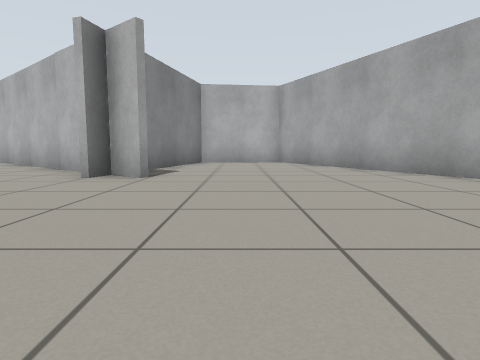
View 1 (above)

13 first-person views from a walk through a robot-simulator world made for Gazebo. The camera is 0.5 m above the floor, tilts 6° down and sees 75° across. Floor lines are 1 m apart. The floor is counted in squares, 1 m on a side. Each view is taken from the middle of a square. On the plan, view 1 faces up. The plan holds only what a view shows up to about 9 squares ahead; the rest is blank. The robots in the file are not drawn.

View 2
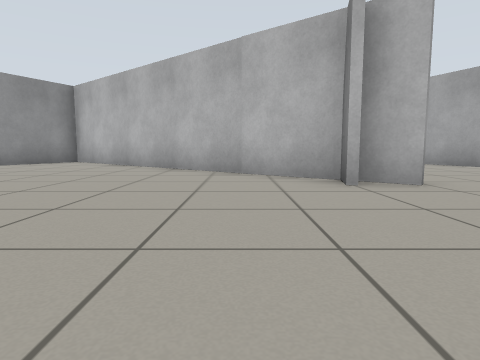

View 3
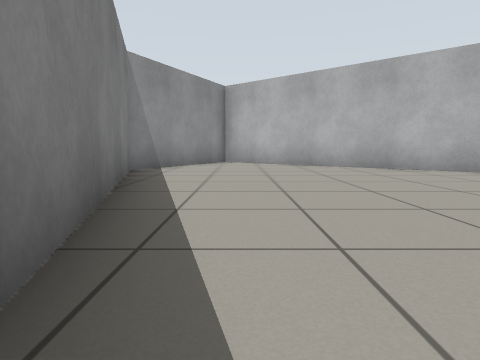

View 4
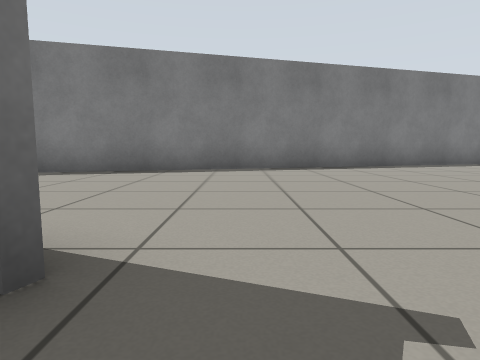

View 5
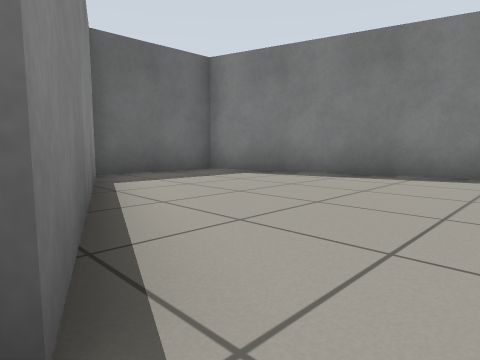

View 6
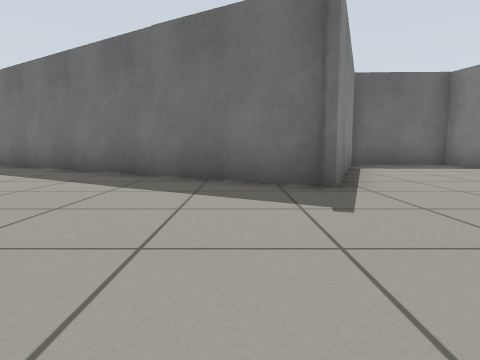

View 7
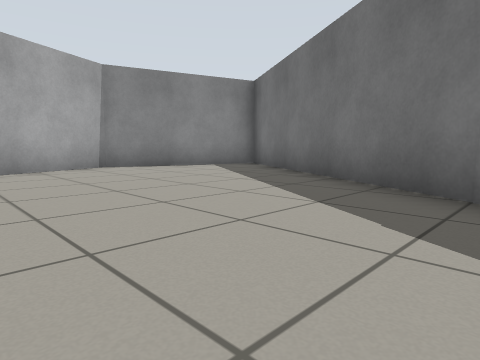

View 8
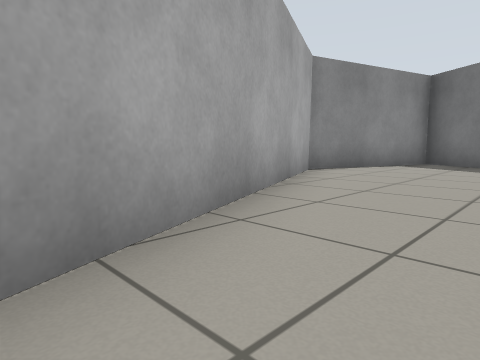

View 9
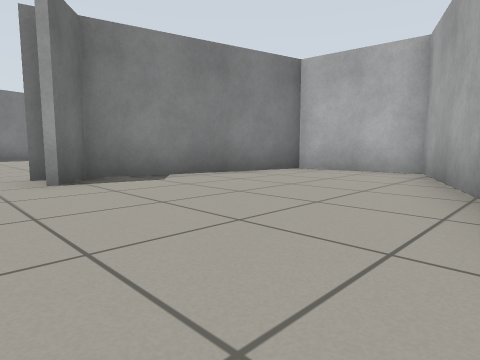

View 10
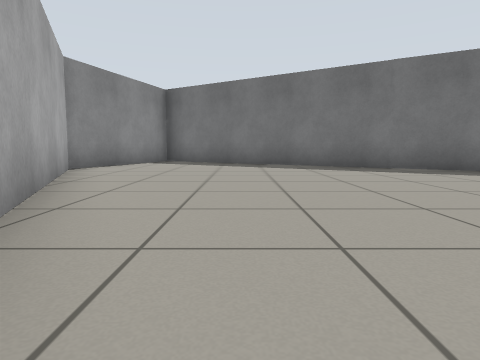

View 11
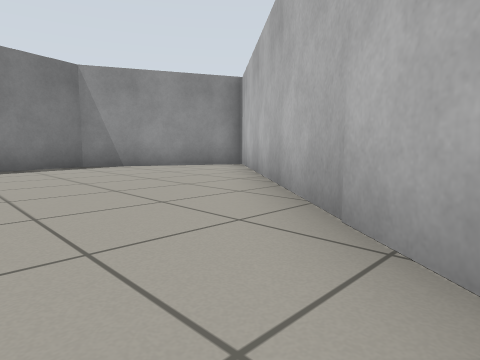

View 12
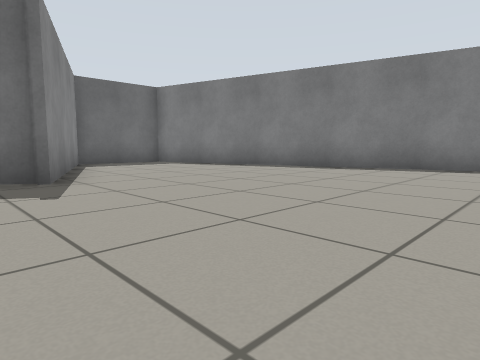

View 13
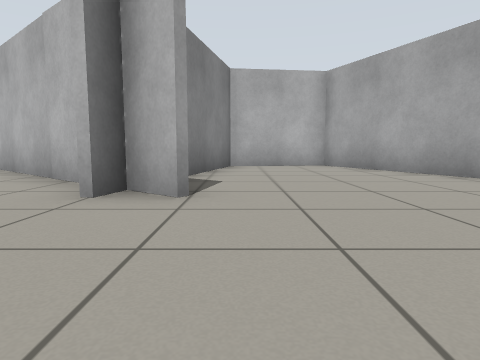

### Floor plan
Points are (right, up) in squares from view 1. A wall is a line through its corners. A room is listed if a view was taken in it or the views show most of it. See-through windows are left out.
Room 1 (views 1, 2, 3, 4, 5, 6, 7, 8, 9, 10, 11, 12, 13)
walls: (-2.6, 5) (-2.4, 5.9) (-1.5, 5.2); (-1.6, 5.1) (-8.2, 10.3); (-8.3, 10.3) (-8.6, 10.6); (-9.5, 11.5) (-11.4, 7.8) (-7.7, -5.6) (-5.1, -5.7) (-3.2, -0.8) (5.6, -6.2) (6.9, -2.2) (1.3, 10.5) (-1.2, 10.2) (-2.5, 5)

Positions as (right, up) in squares from view 1, and headings:
1: (0, 0), facing up
2: (-4, 1), facing up
3: (-9, 1), facing up
4: (-2, 0), facing left
5: (-3, 0), facing down-left
6: (-2, 3), facing down
7: (-1, 1), facing down-right
8: (3, 4), facing down-right
9: (3, 4), facing up-left
10: (3, 5), facing down
11: (-3, 5), facing up-left
12: (-2, 4), facing down-left
13: (-1, 2), facing up
